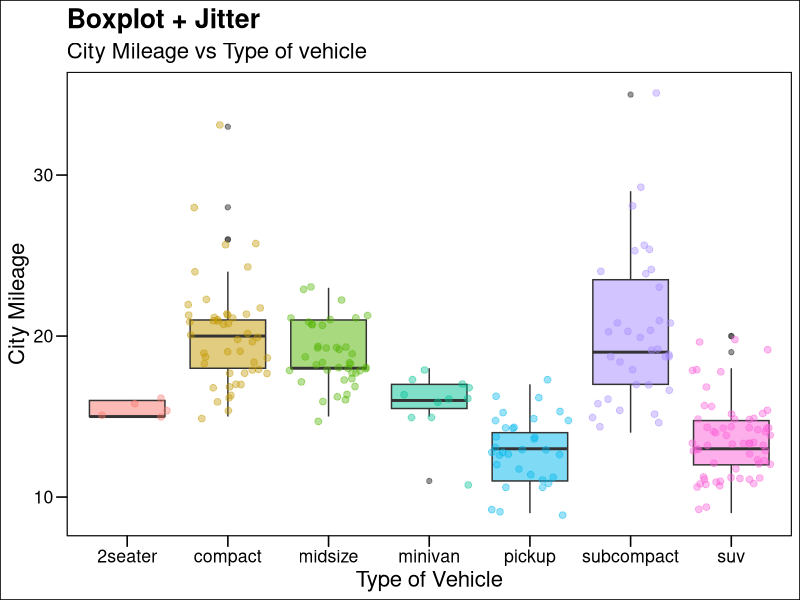

The R source for this figure:
## ---- chunk 1
knitr::opts_chunk$set(echo = FALSE)
## ---- chunk 2
# Loading packages
library(ggplot2)
library(ggthemes)

# Getting data
data("mtcars")

# Plotting
p <- ggplot(mpg, aes(class, cty, fill=class))
p + geom_boxplot(alpha=0.5) + geom_jitter(aes(color=class),alpha=0.4, size=2) +
  labs(title="Boxplot + Jitter", 
       subtitle="City Mileage vs Type of vehicle",
       x="Type of Vehicle",
       y="City Mileage") +
  theme_base()+
  theme(legend.position="none")

